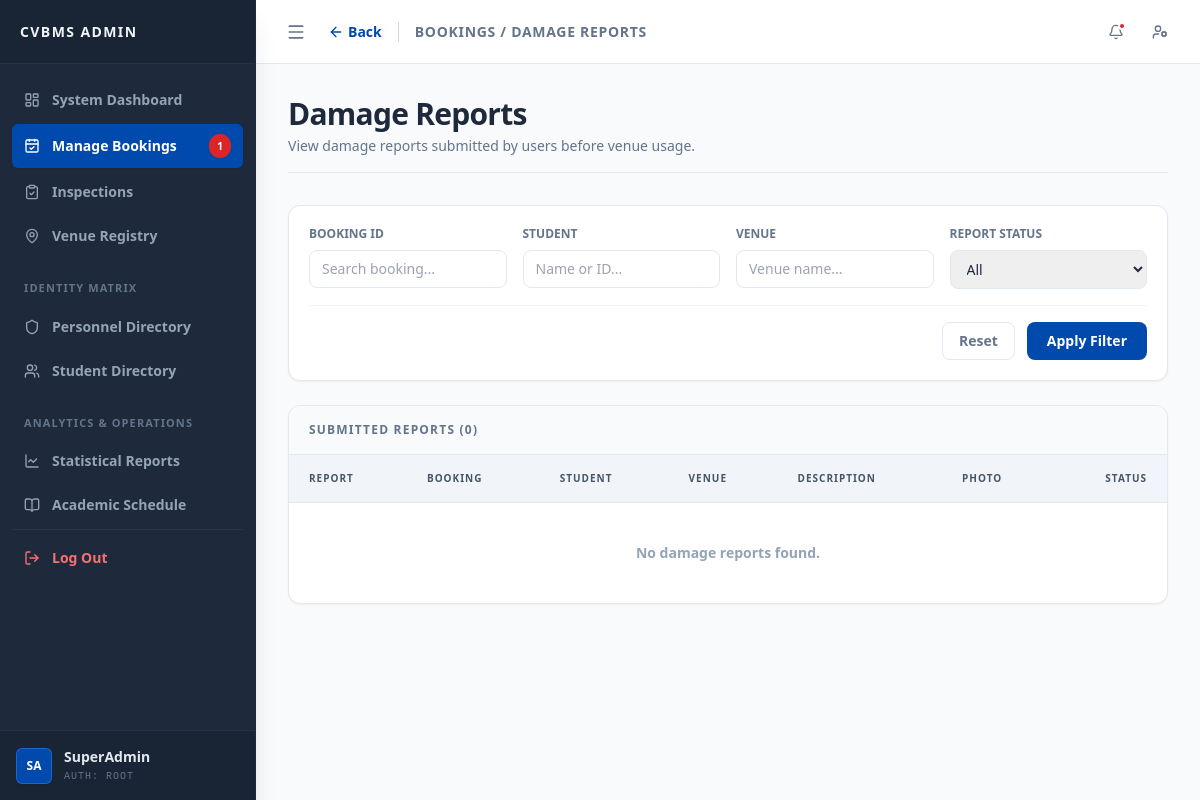
The app's page /admin/damage_reports.php (signed in), older data.
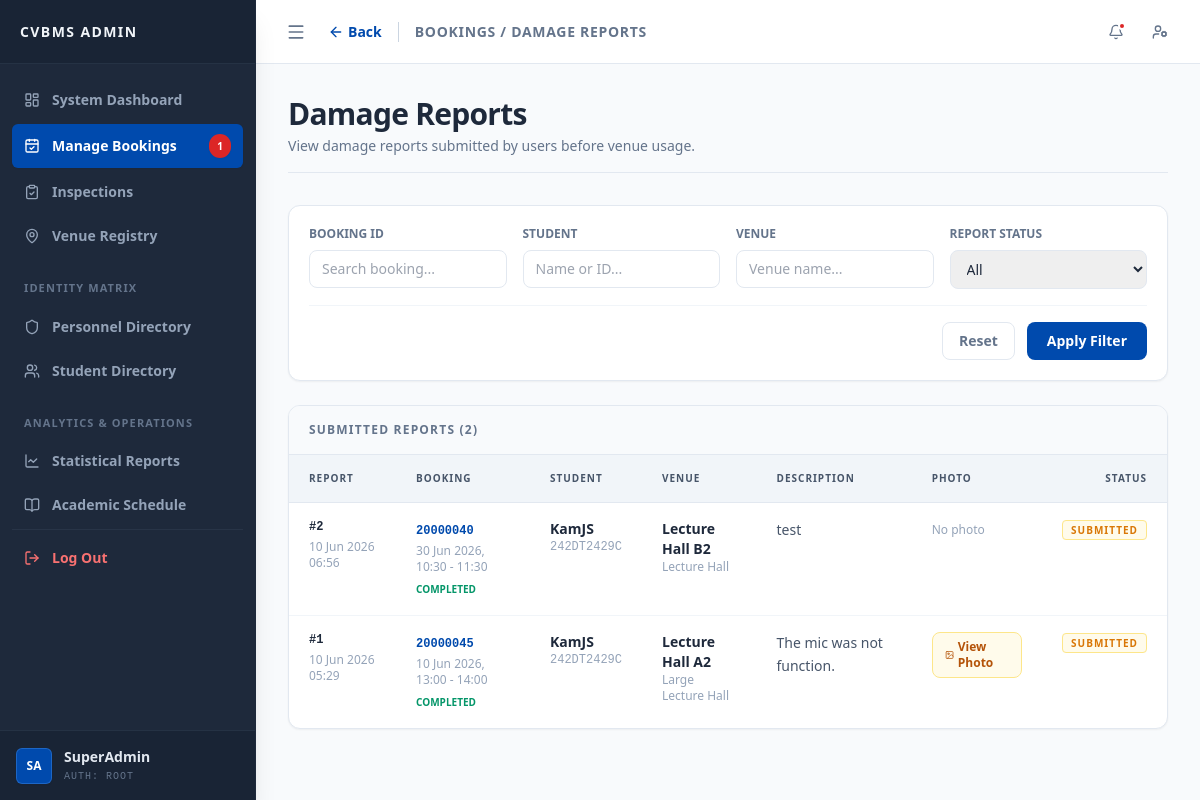
The same page, newer data.
### tables this page shows
CREATE TABLE `damage_report` (
  `report_id` int(11) NOT NULL,
  `bid` int(10) UNSIGNED NOT NULL,
  `uid` varchar(15) NOT NULL,
  `vid` varchar(10) NOT NULL,
  `damage_description` text NOT NULL,
  `damage_photo` varchar(255) DEFAULT NULL,
  `report_status` enum('submitted','reviewed') DEFAULT 'submitted',
  `admin_remark` text DEFAULT NULL,
  `created_at` timestamp NOT NULL DEFAULT current_timestamp()
);

CREATE TABLE `booking` (
  `bid` int(10) UNSIGNED NOT NULL,
  `uid` varchar(15) NOT NULL,
  `vid` varchar(10) NOT NULL,
  `date_booked` date NOT NULL,
  `time_start` time NOT NULL,
  `time_end` time NOT NULL,
  `status` enum('pending','approved','rejected','completed','cancelled') NOT NULL DEFAULT 'pending',
  `payment_status` enum('unpaid','paid','refunded') NOT NULL DEFAULT 'unpaid',
  `payment_method` varchar(30) DEFAULT NULL,
  `payment_due_at` datetime DEFAULT NULL,
  `cancelled_at` datetime DEFAULT NULL,
  `cancel_reason` varchar(255) DEFAULT NULL,
  `transaction_ref` varchar(50) DEFAULT NULL,
  `paid_at` datetime DEFAULT NULL,
  `purpose` varchar(100) NOT NULL,
  `aid` int(10) UNSIGNED DEFAULT NULL,
  `approve_date` datetime DEFAULT NULL,
  `created_at` timestamp NOT NULL DEFAULT current_timestamp()
);

CREATE TABLE `user` (
  `uid` varchar(15) NOT NULL,
  `username` varchar(50) NOT NULL,
  `email` varchar(100) NOT NULL,
  `password` varchar(255) NOT NULL,
  `phone_num` varchar(20) NOT NULL,
  `profile_pic` varchar(255) NOT NULL DEFAULT '',
  `outstanding_debt` decimal(10,2) UNSIGNED NOT NULL DEFAULT 0.00,
  `account_status` enum('active','restricted') NOT NULL DEFAULT 'active',
  `created_at` timestamp NOT NULL DEFAULT current_timestamp()
);

CREATE TABLE `venue` (
  `vid` varchar(10) NOT NULL,
  `vname` varchar(100) NOT NULL,
  `vcid` int(11) NOT NULL,
  `max_cap` int(10) UNSIGNED NOT NULL,
  `deposit` decimal(10,2) UNSIGNED NOT NULL,
  `status` enum('available','maintenance','closed') NOT NULL DEFAULT 'available',
  `description` text NOT NULL
);

CREATE TABLE `vcategory` (
  `vcid` int(11) NOT NULL,
  `category` varchar(50) NOT NULL,
  `description` text NOT NULL
);

### admin/damage_reports.php (the view, shortened to what the changed rows need)
<?php
require_once __DIR__ . '/../config/db.php';
$sql = "
    SELECT
        dr.report_id,
        dr.bid,
        dr.uid,
        u.username,
        dr.vid,
        v.vname,
        vc.category AS venue_category,
        dr.damage_description,
        dr.damage_photo,
        dr.report_status,
        dr.admin_remark,
        dr.created_at,
        b.date_booked,
        b.time_start,
        b.time_end,
        b.status AS booking_status
    FROM damage_report dr
    JOIN booking b ON dr.bid = b.bid
    JOIN user u ON dr.uid = u.uid
    JOIN venue v ON dr.vid = v.vid
    JOIN vcategory vc ON v.vcid = vc.vcid
    WHERE 1=1
";
$sql .= " ORDER BY dr.created_at DESC";
$stmt = $conn->prepare($sql);
$stmt->execute();
$result = $stmt->get_result();
$reports = [];
while ($row = $result->fetch_assoc()) {
    $reports[] = $row;
}
$topbar_content = '
<div class="flex items-center">
    <a href="manage_bookings.php" class="text-sm font-bold text-[#004aad] hover:text-[#003882] flex items-center mr-4 transition-colors">
        <i data-lucide="arrow-left" class="w-4 h-4 mr-1"></i> Back
    </a>
    <h2 class="text-sm font-bold text-slate-500 uppercase tracking-wider border-l border-slate-300 pl-4">Bookings / Damage Reports</h2>
</div>';
?>
<div class="bg-white border border-slate-200 rounded-xl shadow-sm overflow-hidden">
    <div class="px-5 py-4 border-b border-slate-200 bg-slate-50 flex justify-between items-center">
        <h3 class="text-xs font-black text-slate-500 uppercase tracking-widest">Submitted Reports (<?php echo count($reports); ?>)</h3>
    </div>
    <div class="overflow-x-auto">
        <table class="w-full text-left border-collapse">
            <thead>
                <tr class="bg-slate-100 text-slate-600 text-[10px] font-black uppercase tracking-widest">
                    <th class="px-5 py-4 border-b border-slate-200">Report</th>
                    <th class="px-5 py-4 border-b border-slate-200">Booking</th>
                    <th class="px-5 py-4 border-b border-slate-200">Student</th>
                    <th class="px-5 py-4 border-b border-slate-200">Venue</th>
                    <th class="px-5 py-4 border-b border-slate-200">Description</th>
                    <th class="px-5 py-4 border-b border-slate-200">Photo</th>
                    <th class="px-5 py-4 border-b border-slate-200 text-right">Status</th>
                </tr>
            </thead>
            <tbody class="text-sm text-slate-700 divide-y divide-slate-100">
                <?php if (empty($reports)): ?>
                    <tr>
                        <td colspan="7" class="px-5 py-10 text-center text-slate-400 font-semibold">No damage reports found.</td>
                    </tr>
                <?php endif; ?>
                <?php foreach ($reports as $report): ?>
                    <tr class="hover:bg-slate-50 align-top">
                        <td class="px-5 py-4">
                            <div class="font-mono text-xs font-black text-slate-800">#<?php echo htmlspecialchars($report['report_id']); ?></div>
                            <div class="text-xs text-slate-400 mt-1"><?php echo date('d M Y H:i', strtotime($report['created_at'])); ?></div>
                        </td>
                        <td class="px-5 py-4">
                            <a href="process_flow.php?bid=<?php echo urlencode($report['bid']); ?>" class="font-mono text-xs font-black text-[#004aad] hover:underline">
                                <?php echo htmlspecialchars($report['bid']); ?>
                            </a>
                            <div class="text-xs text-slate-400 mt-1">
                                <?php echo date('d M Y', strtotime($report['date_booked'])); ?>,
                                <?php echo substr($report['time_start'], 0, 5); ?> - <?php echo substr($report['time_end'], 0, 5); ?>
                            </div>
                            <div class="text-[10px] uppercase font-black text-emerald-600 mt-1">
                                <?php echo htmlspecialchars($report['booking_status']); ?>
                            </div>
                        </td>
                        <td class="px-5 py-4">
                            <div class="font-bold text-slate-800"><?php echo htmlspecialchars($report['username']); ?></div>
                            <div class="font-mono text-xs text-slate-400"><?php echo htmlspecialchars($report['uid']); ?></div>
                        </td>
                        <td class="px-5 py-4">
                            <div class="font-bold text-slate-800"><?php echo htmlspecialchars($report['vname']); ?></div>
                            <div class="text-xs text-slate-400"><?php echo htmlspecialchars($report['venue_category']); ?></div>
                        </td>
                        <td class="px-5 py-4 max-w-md">
                            <p class="text-sm leading-relaxed text-slate-600 whitespace-pre-wrap"><?php echo htmlspecialchars($report['damage_description']); ?></p>
                        </td>
                        <td class="px-5 py-4">
                            <?php if (!empty($report['damage_photo'])): ?>
                                <a href="../uploads/damage_reports/<?php echo rawurlencode($report['damage_photo']); ?>" target="_blank" class="inline-flex items-center px-3 py-1.5 text-xs font-bold text-amber-700 bg-amber-50 border border-amber-200 rounded-lg hover:bg-amber-100">
                                    <i data-lucide="image" class="w-3 h-3 mr-1"></i> View Photo
                                </a>
                            <?php else: ?>
                                <span class="text-xs text-slate-400">No photo</span>
                            <?php endif; ?>
                        </td>
                        <td class="px-5 py-4 text-right">
                            <?php
                                $status_class = $report['report_status'] === 'reviewed'
                                    ? 'bg-emerald-50 text-emerald-600 border-emerald-200'
                                    : 'bg-amber-50 text-amber-600 border-amber-200';
                            ?>
                            <span class="px-2 py-0.5 border <?php echo $status_class; ?> rounded text-[10px] font-black uppercase tracking-widest">
                                <?php echo htmlspecialchars($report['report_status']); ?>
                            </span>
                        </td>
                    </tr>
                <?php endforeach; ?>
            </tbody>
        </table>
    </div>
</div>
<?php
include __DIR__ . '/../core/layout.php';
?>

Row changes from the older to the newer data that the page shows:
added damage_report: report_id "2", created_at "10 Jun 2026 06:56", bid "20000040", bid.date_booked "30 Jun 2026", bid.time_start "10:30", bid.time_end "11:30", bid.status "COMPLETED", uid.username "KamJS", uid "242DT2429C", vid.vname "Lecture Hall B2", vcategory.category "Lecture Hall", damage_description "test", shows "No photo", report_status "SUBMITTED"
added damage_report: report_id "1", created_at "10 Jun 2026 05:29", bid "20000045", bid.date_booked "10 Jun 2026", bid.time_start "13:00", bid.time_end "14:00", bid.status "COMPLETED", uid.username "KamJS", uid "242DT2429C", vid.vname "Lecture Hall A2", vcategory.category "Large Lecture Hall", damage_description "The mic was not function.", report_status "SUBMITTED"
Text that changed along with them:
count($reports): "0" → "2"
text no longer shown: "No damage reports found."
